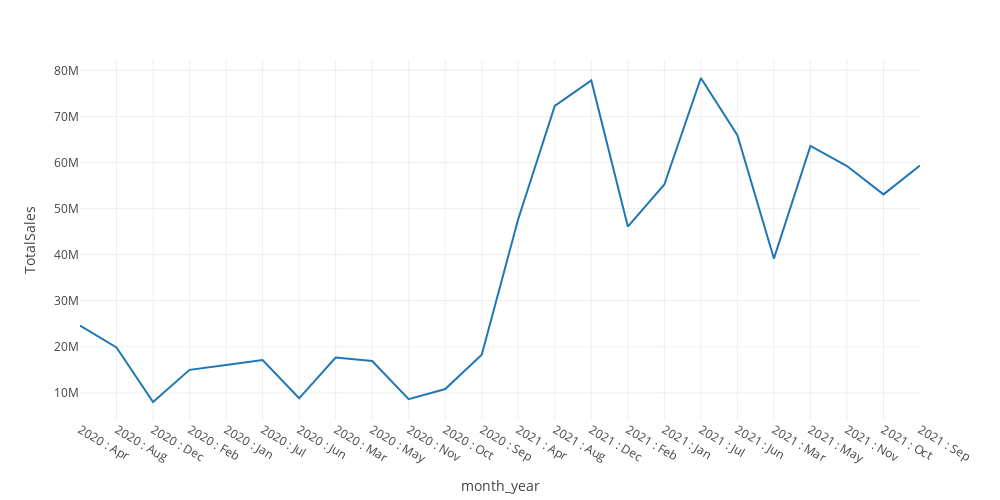

The code cell stored with this chart in its notebook:
### Code cell
linechart = pd.DataFrame(df.groupby(df["month_year"].dt.strftime("%Y : %b"))["TotalSales"].sum()).reset_index()
fig2 = px.line(linechart, x = "month_year", y="TotalSales", labels = {"Sales": "Amount"},height=500, width = 1000,template="gridon")
fig2.show()

### Figure 1 — Plotly figure (JSON) as saved in the notebook; plotly's stock layout.template omitted (floating-point values rounded to 4 significant figures)
{"data": [{"hovertemplate": "month_year=%{x}<br>TotalSales=%{y}<extra></extra>", "legendgroup": "", "line": {"color": "#1F77B4", "dash": "solid"}, "marker": {"symbol": "circle"}, "mode": "lines", "name": "", "orientation": "v", "showlegend": false, "type": "scatter", "x": ["2020 : Apr", "2020 : Aug", "2020 : Dec", "2020 : Feb", "2020 : Jan", "2020 : Jul", "2020 : Jun", "2020 : Mar", "2020 : May", "2020 : Nov", "2020 : Oct", "2020 : Sep", "2021 : Apr", "2021 : Aug", "2021 : Dec", "2021 : Feb", "2021 : Jan", "2021 : Jul", "2021 : Jun", "2021 : Mar", "2021 : May", "2021 : Nov", "2021 : Oct", "2021 : Sep"], "xaxis": "x", "y": [24607006, 19877980, 8026527, 14997988, 16036246, 17146013, 8829819, 17660577, 16918014, 8622300, 10836269, 18304436, 47732964, 72288221, 77815430, 46102165, 55225396, 78334681, 65917553, 39148532, 63589681, 59235040, 53074764, 59357023], "yaxis": "y"}], "layout": {"height": 500, "legend": {"tracegroupgap": 0}, "margin": {"t": 60}, "width": 1000, "xaxis": {"anchor": "y", "domain": [0, 1], "title": {"text": "month_year"}}, "yaxis": {"anchor": "x", "domain": [0, 1], "title": {"text": "TotalSales"}}}}
